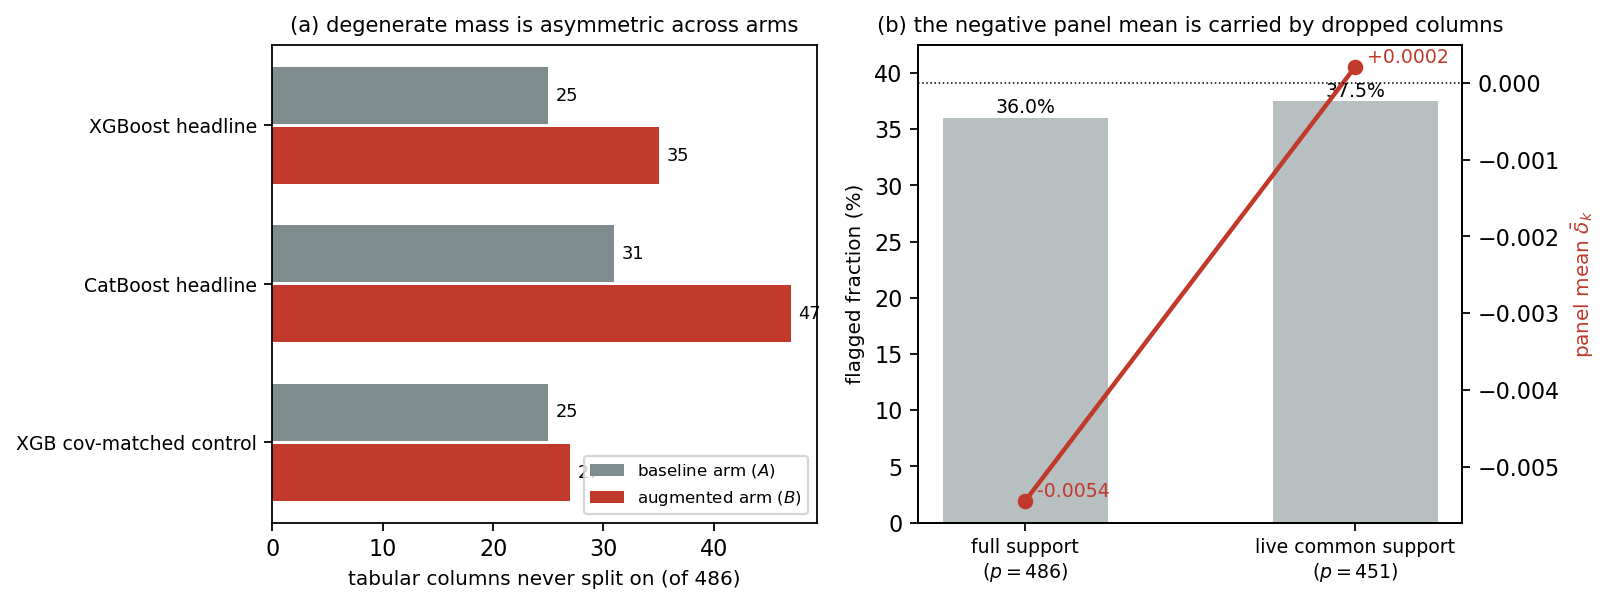

Python code for this plot:
"""GNNXAI_degeneracy_support -- degenerate features and the live common support

Self-contained: reads only the committed CSVs shipped in this Quantlet folder.
degeneracy_audit.csv is the output of scripts/degeneracy_audit.py, which
reads the per-feature SHAP caches; this script only visualizes it.

Output: GNNXAI_degeneracy_support.png (+ .pdf)
"""
from __future__ import annotations

from pathlib import Path

import matplotlib
matplotlib.use("Agg")
import matplotlib.pyplot as plt
import numpy as np
import pandas as pd

HERE = Path(__file__).resolve().parent
C_OBS, C_BAND, C_ALT = "#c0392b", "#7f8c8d", "#2c7fb8"


def _save(fig, name):
    plt.tight_layout()
    for ext in ("pdf", "png"):
        fig.savefig(HERE / f"{name}.{ext}", dpi=160, bbox_inches="tight")
    print("wrote", HERE / f"{name}.png")


NAME = "GNNXAI_degeneracy_support"
D = pd.read_csv(HERE / "degeneracy_audit.csv")
PAIRS = [("xgb_tab", "xgb_sage_l1", "XGBoost headline"),
         ("catb_tab", "catb_sage_l1", "CatBoost headline"),
         ("xgb_tab", "xgb_covmatched_emb", "XGB cov-matched control")]


def main():
    fig, (ax1, ax2) = plt.subplots(1, 2, figsize=(10.2, 3.9))

    # (a) dead-column asymmetry: the hybrid retires more tabular columns
    rows = [D[(D.A == a) & (D.B == b)].iloc[0] for a, b, _ in PAIRS]
    y = np.arange(len(rows))
    ax1.barh(y - 0.19, [r.dead_A for r in rows], height=0.36, color=C_BAND,
             label="baseline arm ($A$)")
    ax1.barh(y + 0.19, [r.dead_B for r in rows], height=0.36, color=C_OBS,
             label="augmented arm ($B$)")
    for i, r in enumerate(rows):
        ax1.text(r.dead_B + 0.7, i + 0.19, f"{int(r.dead_B)}", va="center", fontsize=8)
        ax1.text(r.dead_A + 0.7, i - 0.19, f"{int(r.dead_A)}", va="center", fontsize=8)
    ax1.set_yticks(y)
    ax1.set_yticklabels([lbl for _, _, lbl in PAIRS], fontsize=8.5)
    ax1.invert_yaxis()
    ax1.set_xlabel("tabular columns never split on (of 486)", fontsize=9)
    ax1.set_title("(a) degenerate mass is asymmetric across arms", fontsize=9.5)
    ax1.legend(fontsize=7.5, loc="lower right")

    # (b) full vs live support: the flagged fraction rises, the panel mean flips
    r = D[(D.A == "xgb_tab") & (D.B == "xgb_sage_l1")].iloc[0]
    ax2b = ax2.twinx()
    ax2.bar([0, 1], [r.frac_flagged_all * 100, r.frac_flagged_live * 100],
            width=0.5, color=C_BAND, alpha=0.55)
    ax2b.plot([0, 1], [r.mean_delta_all, r.mean_delta_live], "o-", color=C_OBS, lw=2)
    ax2b.axhline(0.0, color="k", lw=0.7, ls=":")
    for x, v in zip([0, 1], [r.frac_flagged_all * 100, r.frac_flagged_live * 100]):
        ax2.text(x, v + 0.4, f"{v:.1f}%", ha="center", fontsize=8.5)
    for x, v in zip([0, 1], [r.mean_delta_all, r.mean_delta_live]):
        ax2b.text(x, v, f"  {v:+.4f}", color=C_OBS, fontsize=8.5, va="bottom")
    ax2.set_xticks([0, 1])
    ax2.set_xticklabels([f"full support\n($p=486$)",
                         f"live common support\n($p={int(r.n_live)}$)"], fontsize=8.5)
    ax2.set_ylabel("flagged fraction (%)", fontsize=9)
    ax2b.set_ylabel(r"panel mean $\bar{\delta}_k$", color=C_OBS, fontsize=9)
    ax2.set_ylim(0, max(r.frac_flagged_all, r.frac_flagged_live) * 100 + 5)
    ax2.set_title("(b) the negative panel mean is carried by dropped columns", fontsize=9.5)

    _save(fig, NAME)
    return 0


if __name__ == "__main__":
    raise SystemExit(main())
